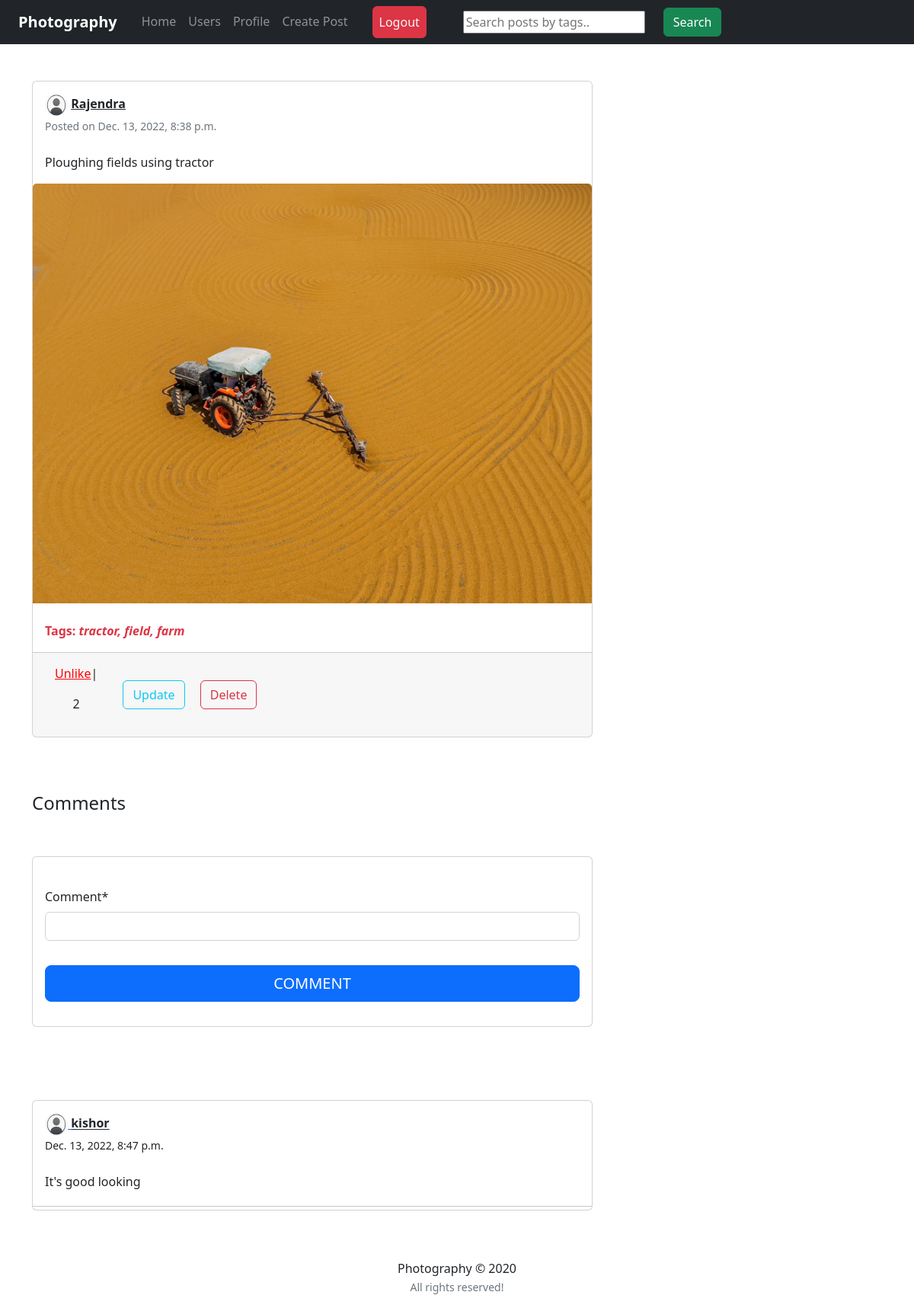
/post/7/ (signed in), run on the app's committed database.
### feed/models.py (models this page shows, shortened)
class Post(models.Model):
	description = models.CharField(max_length=255, blank=True)
	pic = models.ImageField(upload_to='path/to/img')
	date_posted = models.DateTimeField(default=timezone.now)
	user_name = models.ForeignKey(User, on_delete=models.CASCADE)
	tags = models.CharField(max_length=100, blank=True)

class Comments(models.Model):
	post = models.ForeignKey(Post, related_name='details', on_delete=models.CASCADE)
	username = models.ForeignKey(User, related_name='details', on_delete=models.CASCADE)
	comment = models.CharField(max_length=255)
	comment_date = models.DateTimeField(default=timezone.now)

### users/models.py (models this page shows, shortened)
class Profile(models.Model):
	user = models.OneToOneField(User, on_delete=models.CASCADE)
	image = models.ImageField(default='default.png', upload_to='profile_pics')
	slug = AutoSlugField(populate_from='user')
	bio = models.CharField(max_length=255, blank=True)
	def get_absolute_url(self):
		return "/users/{}".format(self.slug)

### feed/views.py (the view)
# urls.py: path('post/<int:pk>/', views.post_detail, name='post-detail'),
@login_required
def post_detail(request, pk):
    post = get_object_or_404(Post, pk=pk)
    user = request.user
    is_liked = Like.objects.filter(user=user, post=post)
    if request.method == 'POST':
        form = NewCommentForm(request.POST)
        if form.is_valid():
            data = form.save(commit=False)
            data.post = post
            data.username = user
            data.save()
            return redirect('post-detail', pk=pk)
    else:
        form = NewCommentForm()
    return render(request, 'feed/post_detail.html', {'post': post, 'is_liked': is_liked, 'form': form})

### feed/forms.py
class NewCommentForm(forms.ModelForm):
	class Meta:
		model = Comments
		fields = ['comment']

### templates/feed/post_detail.html (shortened to what this page needs)
{% extends "feed/layout.html" %}
{% load static %}
{% load crispy_forms_tags %}
{% block searchform %}
<form class="form-inline my-2 my-lg-0 ml-5" action="{% url 'search_posts' %}" method="get">
    <input name="p" type="text" placeholder="Search posts by tags..">
    <button class="btn btn-success my-2 my-sm-0 ml-4" type="submit">Search</button>
</form>
{% endblock searchform %}
{% block content %}
<div class="container">
    <div class="row">
        <div class="col-md-8">
            <div class="card card-signin my-5">
                <div class="card-body">
                    <a href="{{ post.user_name.profile.get_absolute_url }}"><img
                            src="{{ post.user_name.profile.image.url }}" class="rounded-circle" width="30" height="30"
                            alt=""></a>
                    <a class="text-dark"
                        href="{{ post.user_name.profile.get_absolute_url }}"><b>{{ post.user_name }}</b></a>
                    <br><small class="text-muted">Posted on {{ post.date_posted }}</small>
                    <br><br>
                    <p class="card-text text-dark">{{ post.description }}</p>
                </div>
                <a href="{{ post.pic.url }}"><img class="card-img-top" src="{{ post.pic.url }}" alt=""></a>
                {% if post.tags %}
                <br>
                <p class="text-danger ml-3"><b>Tags: <i>{{ post.tags }}</i></b></p>
                {% endif %}
                <div class="card-footer">
                    <button class="btn btn-white mr-3 like" id="{{ post.id }}">
                        {% if is_liked %}
                        <a href="{% url 'post-like' %}" style="color:red;"
                            id="likebtn{{ post.id }}">Unlike</a>|
                        <p style="padding-top: 1em;" id="likebtn_count{{ post.id }}">{{post.likes.count}}</p>
                        {% else %}
                        <a href="{% url 'post-like' %}" style="color:green;" id="likebtn{{ post.id }}">Like</a>|
                        <p style="padding-top: 1em;" id="likebtn_count{{ post.id }}">{{post.likes.count}}</p>
                        {% endif %}
                    </button>
                    {% if post.user_name == user %}
                    <a class="btn btn-outline-info mr-3" href="{% url 'post-update' post.id %}">Update</a>
                    <a class="btn btn-outline-danger" href="{% url 'post-delete' post.id %}">Delete</a>
                    {% endif %}
                </div>
            </div>
        </div>
    </div>
    <br>
    <h4>Comments</h4>
    <div class="row">
        <div class="col-md-8">
            <div class="card card-signin my-5">
                <div class="card-body">
                    <form class="form-signin" method="POST">
                        <fieldset class="form-group"><br>
                            {{ form|crispy }}
                        </fieldset>
                        <div class="form-group">
                            <button class="btn btn-lg btn-primary btn-block text-uppercase"
                                type="submit">Comment</button><br>
                        </div>
                </div>
            </div>
        </div>
    </div>
    <div class="row">
        <div class="col-md-8">
            {% if post.details.all %}
            <div class="card card-signin my-5">
                {% for detail in post.details.all %}
                <div class="card-body">
                    <a href="{{ detail.username.profile.get_absolute_url }}">
                        <img src="{{ detail.username.profile.image.url }}" class="rounded-circle" width="30" height="30"
                            alt="">
                    </a>
                    <a class="text-dark"
                        href="{{ detail.username.profile.get_absolute_url }}"><b>{{ detail.username }}</b></a>
                    <br><small>{{ detail.comment_date }}</small><br><br>
                    <p class="card-text text-dark">{{ detail.comment }}</p>
                </div>
                <hr class="my-1">
                {% endfor %}
            </div>
            {% else %}
            <p>No comments to show!</p>
            {% endif %}
        </div>
    </div>
</div>
{% endblock content %}

### data on the page
Post: user_name.profile.image (placeholder picture), user_name "Rajendra", date_posted "Dec. 13, 2022, 8:38 p.m.", description "Ploughing fields using tractor", pic (picture), tags "tractor, field, farm", likes.count "2"
Comments: username.profile.image (placeholder picture), username "kishor", comment_date "Dec. 13, 2022, 8:47 p.m.", comment "It's good looking"
